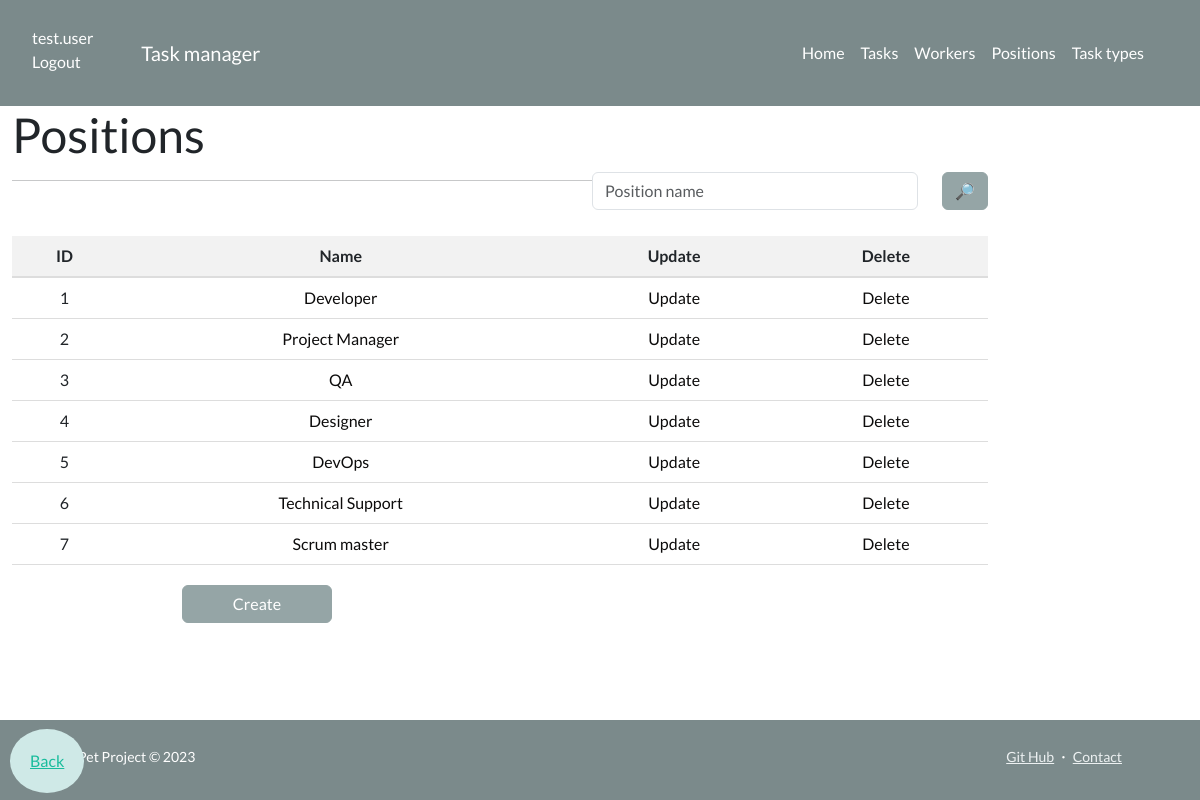
Screenshot of /positions/ (signed in) with the database file from the repository.
### manager/models.py (models this page shows, shortened)
class Worker(AbstractUser):
    position = models.ForeignKey(
        Position, on_delete=models.CASCADE, null=True, related_name="workers"
    )
    username = models.CharField(max_length=100, unique=True)
    email = models.EmailField()
    password = models.CharField(max_length=100)
    first_name = models.CharField(max_length=100)
    last_name = models.CharField(max_length=100)

class Position(models.Model):
    name = models.CharField(max_length=100)

### manager/views.py (the view)
# urls.py: path("positions/", PositionListView.as_view(), name="position-list"),
class PositionListView(LoginRequiredMixin, generic.ListView):
    model = Position
    template_name = "manager/position_list.html"
    paginate_by = 7
    def get_context_data(self, *, object_list=None, **kwargs) -> Dict[str, Any]:
        context = super(PositionListView, self).get_context_data(**kwargs)
        context["search_form"] = PositionsSearchForm(
            initial={
                "name": self.request.GET.get("name", ""),
            }
        )
        return context
    def get_queryset(self) -> "QuerySet[Position]":
        queryset = super(PositionListView, self).get_queryset()
        name = self.request.GET.get("name")
        if name:
            queryset = queryset.filter(name__icontains=name)
        return queryset

### manager/forms.py
class PositionsSearchForm(forms.Form):
    name = forms.CharField(
        max_length=100,
        required=False,
        label="",
        widget=forms.TextInput(attrs={"placeholder": "Position name"}),
    )

### templates/manager/position_list.html
{% extends "base.html" %}
{% load crispy_forms_filters %}
{% block content %}
  <h1>Positions</h1>
  <form method="get" action="">
    <div class="row search-task-types">
      <div class="col-2 search-task-types-field">
        {{ search_form | crispy }}
      </div>
      <div class="col-1">
        <input type="submit" value="🔎" class="btn btn-secondary">
      </div>
    </div>
  </form>
  <hr>
  {% if position_list %}
    <table>
      <thead>
        <tr>
          <th>ID</th>
          <th>Name</th>
          <th>Update</th>
          <th>Delete</th>
        </tr>
      </thead>
      <tbody>
        {% for position in position_list %}
          <tr>
            <td>{{ position.id }}</td>
            <td><a href="{% url 'manager:position-detail' pk=position.id %}">{{ position.name }}</a></td>
            <td>
              <a href="{% url 'manager:position-update' position.id %}">Update</a>
            </td>
            <td>
              <a href="{% url 'manager:position-delete' position.id %}">Delete</a>
            </td>
          </tr>
        {% endfor %}
      </tbody>
    </table>
  {% else %}
    <p>There are no positions at this time.</p>
  {% endif %}
  <input type="button" class="btn btn-secondary create-task-but" value="Create" onclick="window.location.href='{% url 'manager:position-create' %}'">
{% endblock %}

### templates/includes/navigation.html (shortened to what this page needs)
<nav class="navbar navbar-expand-lg navbar-dark bg-dark">
  <ul class="user-ul">
    {% if user.is_authenticated %}
      <li class="list-group-item list-group-item-action active" aria-current="true"><a class="user-display" href="{{ user.get_absolute_url }}">{{ user.get_username }}</a></li>
      <li class="list-group-item list-group-item-action active" aria-current="true"><a class="user-display" href="{% url 'logout'%}?next={{request.path}}">Logout</a></li>
    {% else %}
      <li class="list-group-item list-group-item-action active" aria-current="true"><a class="user-display" href="{% url 'login'%}?next={{request.path}}">Login</a></li>
    {% endif %}
  </ul>
    <div class="container px-5">
      <a class="navbar-brand nav-content" href="{% url 'manager:index' %}">Task manager</a>
      <div class="collapse navbar-collapse" id="navbarSupportedContent">
        <ul class="navbar-nav ms-auto mb-2 mb-lg-0">
          <li class="nav-item"><a class="nav-link" href="{% url 'manager:index' %}">Home</a></li>
          <li class="nav-item"><a class="nav-link" href="{% url 'manager:task-list' %}">Tasks</a></li>
          <li class="nav-item"><a class="nav-link" href="{% url 'manager:worker-list' %}">Workers</a></li>
          <li class="nav-item"><a class="nav-link" href="{% url 'manager:position-list' %}">Positions</a></li>
          <li class="nav-item"><a class="nav-link" href="{% url 'manager:task-type-list' %}">Task types</a></li>
        </ul>
      </div>
    </div>
</nav>

### static/css/styles.css (style rules this page uses)
.user-display { text-decoration: none; color: white; }
.user-ul li { margin-top: 10px; }
table { position: relative; overflow: auto; width: 100%; border-collapse: collapse; margin-bottom: 20px; }
th { background-color: #f2f2f2; text-align: center; padding: 8px; border-bottom: 2px solid #ddd; }
td { padding: 8px; border-bottom: 1px solid #ddd; text-align: center; }
td a { text-decoration: none; color: #0c0b0b; }
li { text-align: left; }
.search-task-types { float: right; margin-bottom: 10px; }
.search-task-types-field { width: 350px; margin-right: -170px; }
.create-task-but { width: 150px; margin-left: 50px; }
.btn-secondary { display: flex; margin-left:170px; }

### rows the page displays
Worker: get_username "test.user"
Position: id "1", name "Developer"
Position: id "2", name "Project Manager"
Position: id "3", name "QA"
Position: id "4", name "Designer"
Position: id "5", name "DevOps"
Position: id "6", name "Technical Support"
Position: id "7", name "Scrum master"
